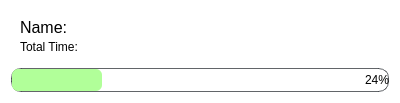
<?xml version="1.0" encoding="UTF-8"?>
<ui version="4.0">
 <class>window_record</class>
 <widget class="QWidget" name="window_record">
  <property name="geometry">
   <rect>
    <x>0</x>
    <y>0</y>
    <width>400</width>
    <height>103</height>
   </rect>
  </property>
  <property name="sizePolicy">
   <sizepolicy hsizetype="Fixed" vsizetype="Fixed">
    <horstretch>0</horstretch>
    <verstretch>0</verstretch>
   </sizepolicy>
  </property>
  <property name="minimumSize">
   <size>
    <width>400</width>
    <height>100</height>
   </size>
  </property>
  <property name="maximumSize">
   <size>
    <width>400</width>
    <height>103</height>
   </size>
  </property>
  <property name="windowTitle">
   <string>Form</string>
  </property>
  <property name="styleSheet">
   <string notr="true">background-color: rgb(255, 255, 255);</string>
  </property>
  <layout class="QVBoxLayout" name="verticalLayout_2">
   <item>
    <widget class="QFrame" name="frame_3">
     <property name="frameShape">
      <enum>QFrame::NoFrame</enum>
     </property>
     <property name="frameShadow">
      <enum>QFrame::Raised</enum>
     </property>
     <layout class="QHBoxLayout" name="horizontalLayout">
      <property name="spacing">
       <number>0</number>
      </property>
      <property name="leftMargin">
       <number>0</number>
      </property>
      <property name="topMargin">
       <number>0</number>
      </property>
      <property name="rightMargin">
       <number>0</number>
      </property>
      <property name="bottomMargin">
       <number>0</number>
      </property>
      <item>
       <widget class="QFrame" name="frame">
        <property name="frameShape">
         <enum>QFrame::NoFrame</enum>
        </property>
        <property name="frameShadow">
         <enum>QFrame::Raised</enum>
        </property>
        <layout class="QVBoxLayout" name="verticalLayout">
         <item>
          <widget class="QLabel" name="label_name">
           <property name="font">
            <font>
             <pointsize>12</pointsize>
            </font>
           </property>
           <property name="text">
            <string>Name:</string>
           </property>
          </widget>
         </item>
         <item>
          <widget class="QLabel" name="label_total_time">
           <property name="text">
            <string>Total Time:</string>
           </property>
          </widget>
         </item>
        </layout>
       </widget>
      </item>
      <item>
       <widget class="QFrame" name="frame_2">
        <property name="frameShape">
         <enum>QFrame::NoFrame</enum>
        </property>
        <property name="frameShadow">
         <enum>QFrame::Raised</enum>
        </property>
       </widget>
      </item>
     </layout>
    </widget>
   </item>
   <item>
    <widget class="QProgressBar" name="progressBar">
     <property name="styleSheet">
      <string notr="true">QProgressBar::chunk {
    
	
	background-color: rgb(177, 255, 153);
	border-radius: 6px;
	border-left:1px black;
}
QProgressBar {
border: 1px solid rgba(33, 37, 43, 180);
border-radius: 10px;
text-align: right;
background-color:rgb(255, 255, 255);
color: black;
}
</string>
     </property>
     <property name="value">
      <number>24</number>
     </property>
    </widget>
   </item>
  </layout>
 </widget>
 <resources/>
 <connections/>
</ui>
